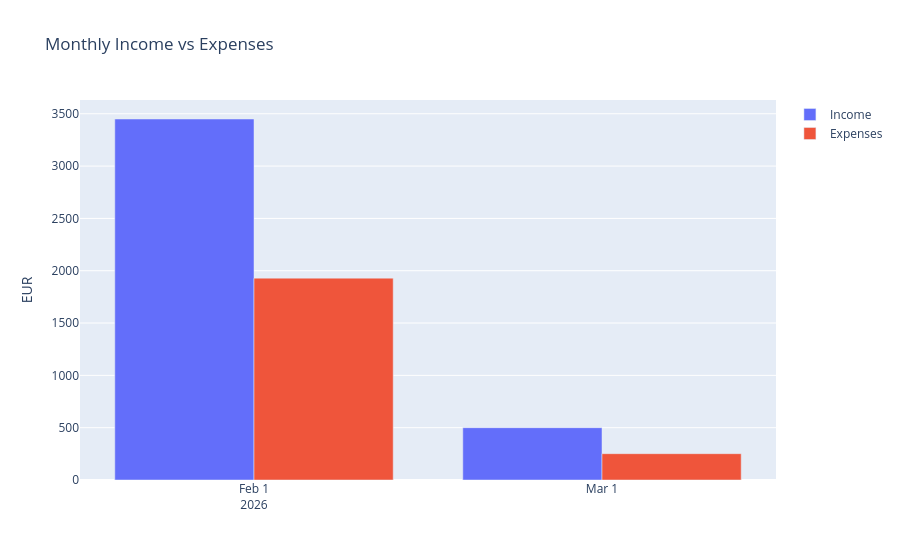

Notebook code for this chart:
### Markdown cell above
Visualisation: monthly income vs expenses.

### Code cell
fig = go.Figure()
fig.add_bar(name="Income", x=monthly_cashflow["month"], y=monthly_cashflow["income"])
fig.add_bar(name="Expenses", x=monthly_cashflow["month"], y=monthly_cashflow["expenses"].abs())
fig.update_layout(
    barmode="group",
    title="Monthly Income vs Expenses",
    yaxis_title="EUR",
    xaxis_title="",
)
fig.show()

### Figure 1 — Plotly figure (JSON) as saved in the notebook; plotly's stock layout.template omitted (floating-point values rounded to 4 significant figures)
{"data": [{"name": "Income", "type": "bar", "x": ["2026-02", "2026-03"], "y": [3450.0, 500.0]}, {"name": "Expenses", "type": "bar", "x": ["2026-02", "2026-03"], "y": [1929.0, 251.5]}], "layout": {"barmode": "group", "title": {"text": "Monthly Income vs Expenses"}, "xaxis": {"title": {"text": ""}}, "yaxis": {"title": {"text": "EUR"}}}}
